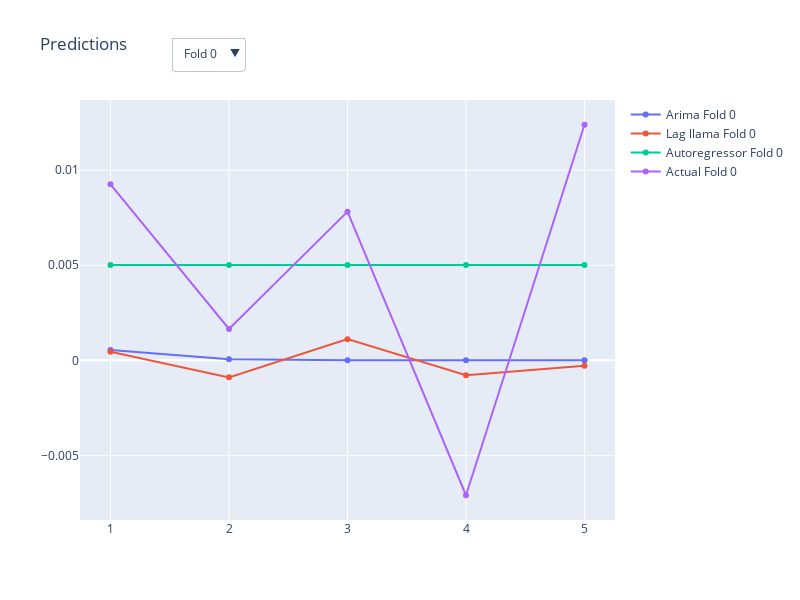

Source (notebook cell):
### Code cell
def visualize_predictions(p, a):
    """
    Visualizes the predictions and actual values of the time series.

    Parameters:
    p (list of pd.DataFrame): List containing the dataframes for the models.
    a (pd.DataFrame): DataFrame containing the actual values.

    Returns:
    fig: Plotly figure object.
    """
    model_mapping = {
        "Arima": p[0],
        "Lag llama": p[1],
        "Autoregressor": p[2]
    }

    models = list(model_mapping.keys())
    folds = list(range(len(a)))

    fig = make_subplots(rows=1, cols=1)
    
    # Add traces for all models and folds, but make them invisible initially
    for model in models:
        for fold in folds:
            predicted_values = model_mapping[model].iloc[fold].values
            fig.add_trace(go.Scatter(x=list(range(1, len(predicted_values)+1)), 
                                     y=predicted_values, 
                                     mode='lines+markers', 
                                     name=f'{model} Fold {fold}',
                                     visible=False))
            
    for fold in folds:
        actual_values = a.iloc[fold].values
        fig.add_trace(go.Scatter(x=list(range(1, len(actual_values)+1)), 
                                 y=actual_values, 
                                 mode='lines+markers', 
                                 name=f'Actual Fold {fold}',
                                 visible=False))

    # Create buttons for folds
    fold_buttons = []
    for fold in folds:
        visibility = []
        for trace in fig.data:
            if f'Fold {fold}' in trace.name:
                visibility.append(True)
            else:
                visibility.append(False)
        button = dict(
            label=f'Fold {fold}',
            method='update',
            args=[{'visible': visibility},
                  {'title': f'Predictions for Fold {fold}'}]
        )
        fold_buttons.append(button)

    fig.update_layout(
        updatemenus=[
            dict(active=0,
                 buttons=fold_buttons,
                 direction='down',
                 showactive=True,
                 x=0.17,
                 xanchor="left",
                 y=1.15,
                 yanchor="top")
        ],
        title=f'Predictions',
        height=600,
        width=800
    )
    
    # Initially show the first fold
    fig.update_traces(visible=True, selector=dict(name=f'Arima Fold 0'))
    fig.update_traces(visible=True, selector=dict(name=f'Lag llama Fold 0'))
    fig.update_traces(visible=True, selector=dict(name=f'Autoregressor Fold 0'))
    fig.update_traces(visible=True, selector=dict(name=f'Actual Fold 0'))

    return fig

# Example usage
fig = visualize_predictions(p, a)
fig.show()

### Figure 1 — Plotly figure (JSON) as saved in the notebook; plotly's stock layout.template omitted (floating-point values rounded to 4 significant figures)
{"data": [{"mode": "lines+markers", "name": "Arima Fold 0", "type": "scatter", "visible": true, "x": [1, 2, 3, 4, 5], "y": [0.0005488, 6e-05, 6.561e-06, 7.174e-07, 7.844e-08]}, {"mode": "lines+markers", "name": "Arima Fold 1", "type": "scatter", "visible": false, "x": [1, 2, 3, 4, 5], "y": [0.001325, 0.0001417, 1.515e-05, 1.62e-06, 1.732e-07]}, {"mode": "lines+markers", "name": "Arima Fold 2", "type": "scatter", "visible": false, "x": [1, 2, 3, 4, 5], "y": [-0.0008462, -8.766e-05, -9.08e-06, -9.406e-07, -9.744e-08]}, {"mode": "lines+markers", "name": "Arima Fold 3", "type": "scatter", "visible": false, "x": [1, 2, 3, 4, 5], "y": [0.00032, 3.268e-05, 3.338e-06, 3.41e-07, 3.483e-08]}, {"mode": "lines+markers", "name": "Arima Fold 4", "type": "scatter", "visible": false, "x": [1, 2, 3, 4, 5], "y": [0.002708, 0.0002521, 2.346e-05, 2.183e-06, 2.031e-07]}, {"mode": "lines+markers", "name": "Lag llama Fold 0", "type": "scatter", "visible": true, "x": [1, 2, 3, 4, 5], "y": [0.0004505, -0.0008956, 0.001114, -0.0007794, -0.0002818]}, {"mode": "lines+markers", "name": "Lag llama Fold 1", "type": "scatter", "visible": false, "x": [1, 2, 3, 4, 5], "y": [0.003248, 0.003025, 0.00317, 0.002565, 0.003826]}, {"mode": "lines+markers", "name": "Lag llama Fold 2", "type": "scatter", "visible": false, "x": [1, 2, 3, 4, 5], "y": [0.001014, 0.0007779, 0.0002397, -0.0008361, -0.000608]}, {"mode": "lines+markers", "name": "Lag llama Fold 3", "type": "scatter", "visible": false, "x": [1, 2, 3, 4, 5], "y": [0.0003123, -0.002017, 0.001481, 0.001653, -0.0005141]}, {"mode": "lines+markers", "name": "Lag llama Fold 4", "type": "scatter", "visible": false, "x": [1, 2, 3, 4, 5], "y": [0.008057, 0.002644, -0.003213, -0.0001358, -0.004284]}, {"mode": "lines+markers", "name": "Autoregressor Fold 0", "type": "scatter", "visible": true, "x": [1, 2, 3, 4, 5], "y": [0.005019, 0.005019, 0.005019, 0.005019, 0.005019]}, {"mode": "lines+markers", "name": "Autoregressor Fold 1", "type": "scatter", "visible": false, "x": [1, 2, 3, 4, 5], "y": [0.01239, 0.01239, 0.01239, 0.01239, 0.01239]}, {"mode": "lines+markers", "name": "Autoregressor Fold 2", "type": "scatter", "visible": false, "x": [1, 2, 3, 4, 5], "y": [-0.008168, -0.008168, -0.008168, -0.008168, -0.008168]}, {"mode": "lines+markers", "name": "Autoregressor Fold 3", "type": "scatter", "visible": false, "x": [1, 2, 3, 4, 5], "y": [0.003133, 0.003133, 0.003133, 0.003133, 0.003133]}, {"mode": "lines+markers", "name": "Autoregressor Fold 4", "type": "scatter", "visible": false, "x": [1, 2, 3, 4, 5], "y": [0.0291, 0.0291, 0.0291, 0.0291, 0.0291]}, {"mode": "lines+markers", "name": "Actual Fold 0", "type": "scatter", "visible": true, "x": [1, 2, 3, 4, 5], "y": [0.009259, 0.001649, 0.007821, -0.007097, 0.01239]}, {"mode": "lines+markers", "name": "Actual Fold 1", "type": "scatter", "visible": false, "x": [1, 2, 3, 4, 5], "y": [-0.01915, 0.07265, 0.02858, 0.005491, -0.008168]}, {"mode": "lines+markers", "name": "Actual Fold 2", "type": "scatter", "visible": false, "x": [1, 2, 3, 4, 5], "y": [0.01967, -0.01098, -0.02151, -0.01044, 0.003133]}, {"mode": "lines+markers", "name": "Actual Fold 3", "type": "scatter", "visible": false, "x": [1, 2, 3, 4, 5], "y": [0.004468, 0.01999, 0.003986, -0.01625, 0.0291]}, {"mode": "lines+markers", "name": "Actual Fold 4", "type": "scatter", "visible": false, "x": [1, 2, 3, 4, 5], "y": [0.01624, 0.005811, 0.02162, 0.006539, 0.003775]}], "layout": {"height": 600, "title": {"text": "Predictions"}, "updatemenus": [{"active": 0, "buttons": [{"args": [{"visible": [true, false, false, false, false, true, false, false, false, false, true, false, false, false, false, true, false, false, false, false]}, {"title": "Predictions for Fold 0"}], "label": "Fold 0", "method": "update"}, {"args": [{"visible": [false, true, false, false, false, false, true, false, false, false, false, true, false, false, false, false, true, false, false, false]}, {"title": "Predictions for Fold 1"}], "label": "Fold 1", "method": "update"}, {"args": [{"visible": [false, false, true, false, false, false, false, true, false, false, false, false, true, false, false, false, false, true, false, false]}, {"title": "Predictions for Fold 2"}], "label": "Fold 2", "method": "update"}, {"args": [{"visible": [false, false, false, true, false, false, false, false, true, false, false, false, false, true, false, false, false, false, true, false]}, {"title": "Predictions for Fold 3"}], "label": "Fold 3", "method": "update"}, {"args": [{"visible": [false, false, false, false, true, false, false, false, false, true, false, false, false, false, true, false, false, false, false, true]}, {"title": "Predictions for Fold 4"}], "label": "Fold 4", "method": "update"}], "direction": "down", "showactive": true, "x": 0.17, "xanchor": "left", "y": 1.15, "yanchor": "top"}], "width": 800, "xaxis": {"anchor": "y", "domain": [0, 1]}, "yaxis": {"anchor": "x", "domain": [0, 1]}}}
